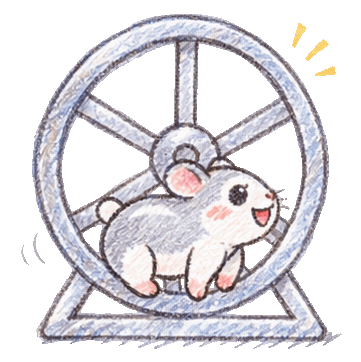
#> input picture apps/SilverHamu.Owner/Resources/Animation/original.gif, 361 x 362 px
$ python assemble.py
#> lines starting #> are read from the running program, lines starting #| are printed output that depends on the picture
from pathlib import Path
from PIL import Image, ImageDraw, ImageFont
import json

source = Path(__file__).resolve().parent / 'original.gif'
work = Path(__file__).resolve().parents[4] / 'artifacts/owner-animation-review'
work.mkdir(parents=True, exist_ok=True)
order = [6, 7, 0, 1, 2, 3, 4, 5]
original = Image.open(source)
#> original is the input picture: PIL image 361x362 P; mean R, G, B, A 139.4, 126.6, 128.6, 122.5
frames, encoded, durations = [], [], []
for index in order:
    original.seek(index)
    frame = original.convert('RGBA')
    frames.append(frame)
    durations.append(original.info['duration'])
    pixels = list(frame.getdata())
    colors = sorted({p[:3] for p in pixels if p[3]})
    assert len(colors) <= 255
    indices = {rgb: i + 1 for i, rgb in enumerate(colors)}
    image = Image.frombytes('P', frame.size, bytes(indices[p[:3]] if p[3] else 0 for p in pixels))
    palette = [0, 0, 0] + [channel for rgb in colors for channel in rgb]
    image.putpalette(palette + [0] * (768 - len(palette)))
    image.info['transparency'] = 0
    encoded.append(image)
#> this loop made 8 passes
#> pass 1, `frame = original.convert('RGBA')`:
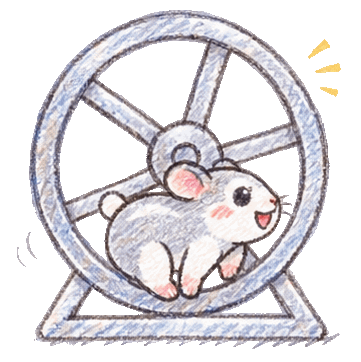
#> frame: PIL image 361x362 RGBA; mean R, G, B, A 140.6, 127.5, 129.2, 124.8; transparent parts drawn white
#> pass 2, `frame = original.convert('RGBA')`:
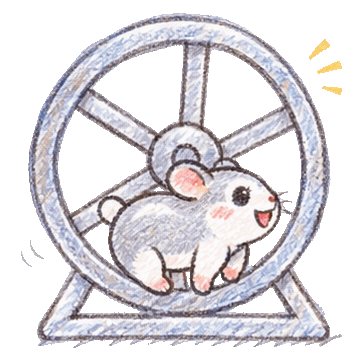
#> frame: PIL image 361x362 RGBA; mean R, G, B, A 140.7, 127.8, 129.6, 124.9; transparent parts drawn white
#> after the loop:
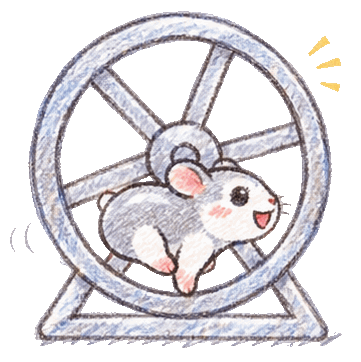
#> image: PIL image 361x362 P; mean R, G, B, A 93, 90.1, 93.9, 125.7; transparent parts drawn white
#> after the loop, durations = [110, 110, 110, 110, 110, 110, 110, 110]; encoded = 8 items; frames = 8 items; image.info = {'transparency': 0}

gif = work / 'original-restored-loop.gif'
encoded[0].save(gif, save_all=True, append_images=encoded[1:], duration=durations,
                loop=0, disposal=2, transparency=0, optimize=False)
#> (the run stopped early here; a loop or call above may not have finished)
